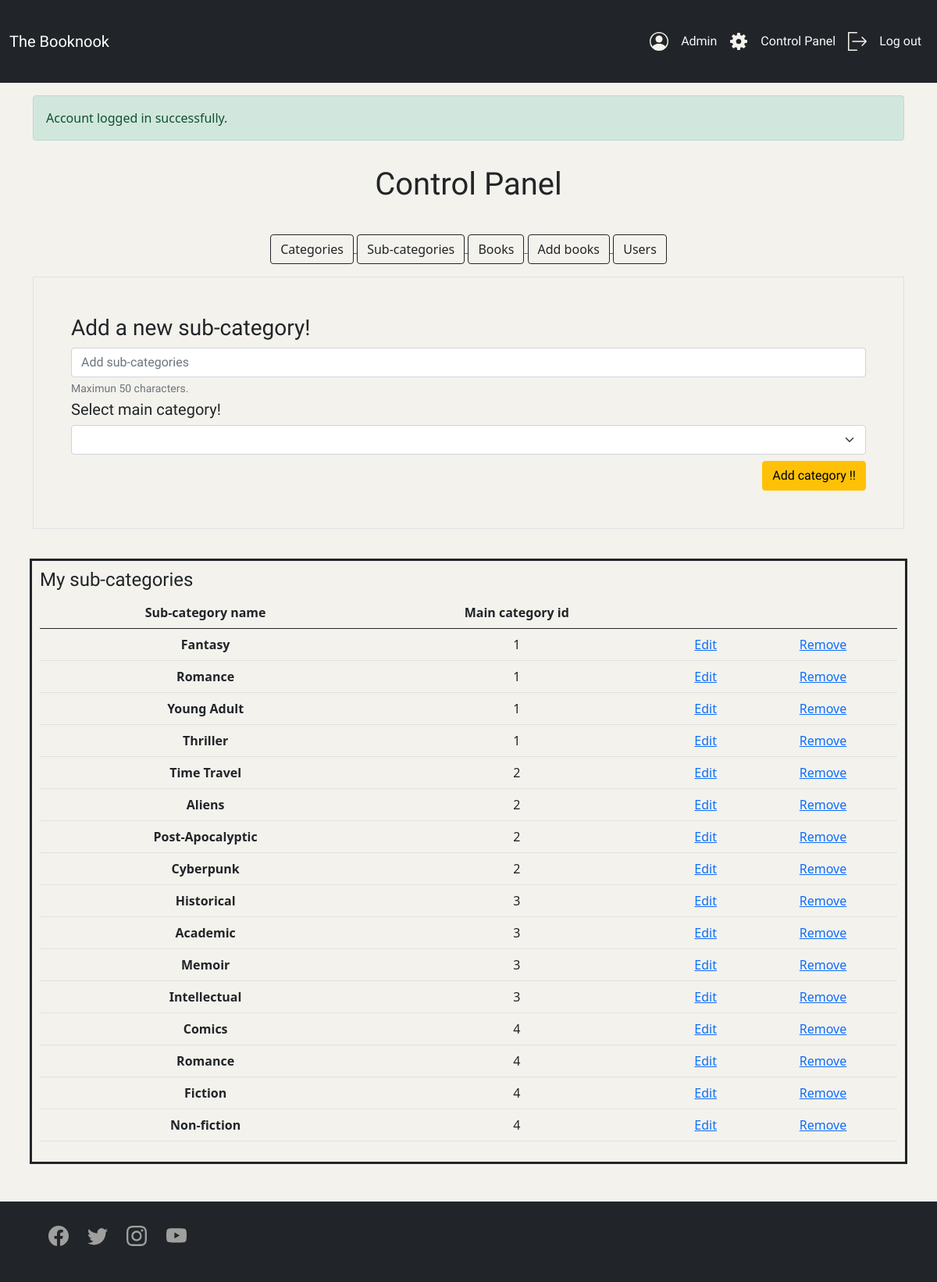
Screenshot of /finalphp/admin/sub-categories.php (signed in) with the database file from the repository.
### tables this page shows
CREATE TABLE `sub_categories1` (
  `id` int(11) NOT NULL,
  `maincat_id` int(11) DEFAULT NULL,
  `subcat` varchar(255) DEFAULT NULL
);

### finalphp/admin/sub-categories.php (the view, shortened to what this page needs)
<?php
require_once('../files/admin-header.php');
require_once('../files/control-panel.php');
require_once('sub-category-backend.php');
?>
<main class="container">
    <div class="container p-5 border" id="fonttxt2">
        <h3 id="fonttxt1">Add a new sub-category!</h3>
        <form method="POST" enctype="multipart/form-data" class="row">
            <div class="col-mb-3">
                <input name="subcat" type="text" class="form-control" maxlength="50" placeholder="Add sub-categories">
            </div>
            <div class="form-text">Maximun 50 characters.</div>
            <h5 class="mt-1" id="fonttxt1">Select main category!</h5>
            <div class=" col-mb-3 ">
                <select name="maincat" class="form-select" aria-label="Default select example">
                    <option selected></option>
                    <?php $sql_query = $conn->query("SELECT * FROM categories1") or die($conn->error);
                    while ($categories = $sql_query->fetch_assoc()) { ?>
                    <option>
                    </option>
                    <?php } ?>
                </select>
            </div>
            <div class="text-end pt-2">
                <input name="submit" type="submit" class="btn btn-warning" value="Add category !!">
            </div>
        </form>
    </div>
    <div class="row p-2">
        <div class="col" id="containerx">
            <h4 id="fonttxt1">My sub-categories</h4>
            <table class="table table-striped-columns text-center">
                <thead>
                    <tr>
                        <th scope="col">Sub-category name</th>
                        <th scope="col">Main category id</th>
                        <th scope="col"></th>
                        <th scope="col"></th>
                    </tr>
                </thead>
                <tbody class="text-center">
                    <?php
                    $sql_query = $conn->query("SELECT * FROM sub_categories1") or die($conn->error);
                    while ($sub_categories = $sql_query->fetch_assoc()) {
                    ?>
                    <tr>
                        <th scope="row">
                            <?php echo $sub_categories['subcat']; ?>
                        </th>
                        <td><?php echo $sub_categories['maincat_id']; ?></td>
                        <td><a href="edit-sub-category.php?id=<?php echo $sub_categories['id'];?>">Edit</a></td>
                        <td><a href="sub-categories.php?remove=<?php echo $sub_categories['id'];?>">Remove</a></td>
                    </tr>
                    <?php }?>
                </tbody>
            </table>
        </div>
    </div>
</main>
<?php
require_once('../files/footer.php');
?>

### finalphp/style.css (style rules this page uses)
html, body { justify-content: center; align-items: center; width: 100%; background-color: #F4F2EC; }
#containerx { margin-top: 30px; padding: 10px; border: solid #212529; }
#fonttxt1 { font-family: darumadrop one; }
#fonttxt2 { font-family: kosugi maru; }

### rows the page displays
sub_categories1: subcat "Fantasy", maincat "1"
sub_categories1: subcat "Romance", maincat "1"
sub_categories1: subcat "Young Adult", maincat "1"
sub_categories1: subcat "Thriller", maincat "1"
sub_categories1: subcat "Time Travel", maincat "2"
sub_categories1: subcat "Aliens", maincat "2"
sub_categories1: subcat "Post-Apocalyptic", maincat "2"
sub_categories1: subcat "Cyberpunk", maincat "2"
sub_categories1: subcat "Historical", maincat "3"
sub_categories1: subcat "Academic", maincat "3"
sub_categories1: subcat "Memoir", maincat "3"
sub_categories1: subcat "Intellectual", maincat "3"
sub_categories1: subcat "Comics", maincat "4"
sub_categories1: subcat "Romance", maincat "4"
sub_categories1: subcat "Fiction", maincat "4"
sub_categories1: subcat "Non-fiction", maincat "4"

### other values shown
$_SESSION['user']['first_name'] "Admin"
$_SESSION['alert']['message'] "Account logged in successfully."
